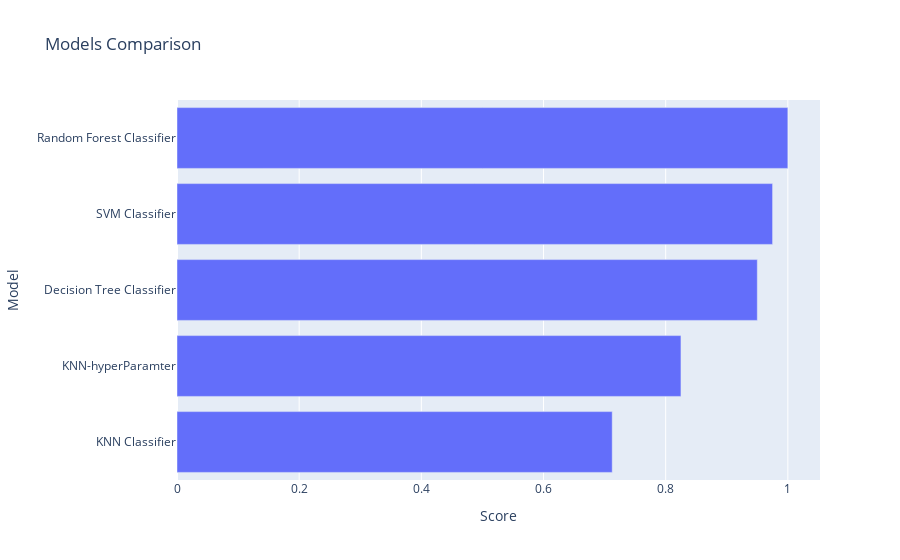

Notebook source saved alongside this figure:
### Code cell
models = pd.DataFrame({
    'Model' : [ 'Random Forest Classifier', 'SVM Classifier', 'KNN Classifier', 'Decision Tree Classifier','KNN-hyperParamter'],
    'Score' : [rand_forest_acc, svm_acc,knn_acc2, dtc_acc,knn_acc1]
})


sorted_models = models.sort_values(by = 'Score', ascending = True)

fig = px.bar(data_frame = sorted_models, x = 'Score', y = 'Model',
       title = 'Models Comparison')

fig.show()

### Figure 1 — Plotly figure (JSON) as saved in the notebook; plotly's stock layout.template omitted (floating-point values rounded to 4 significant figures)
{"data": [{"alignmentgroup": "True", "hovertemplate": "Score=%{x}<br>Model=%{y}<extra></extra>", "legendgroup": "", "marker": {"color": "#636efa", "pattern": {"shape": ""}}, "name": "", "offsetgroup": "", "orientation": "h", "showlegend": false, "textposition": "auto", "type": "bar", "x": [0.7125, 0.825, 0.95, 0.975, 1], "xaxis": "x", "y": ["KNN Classifier", "KNN-hyperParamter", "Decision Tree Classifier", "SVM Classifier", "Random Forest Classifier"], "yaxis": "y"}], "layout": {"barmode": "relative", "legend": {"tracegroupgap": 0}, "title": {"text": "Models Comparison"}, "xaxis": {"anchor": "y", "domain": [0, 1], "title": {"text": "Score"}}, "yaxis": {"anchor": "x", "domain": [0, 1], "title": {"text": "Model"}}}}
